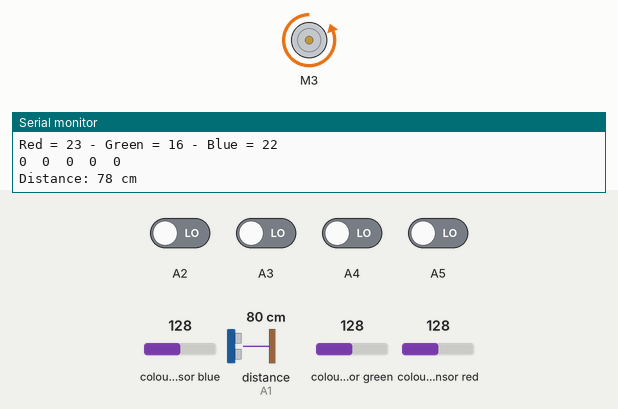
Bench run of a sketch on a simulated Arduino Uno, built with avr-gcc and run on an emulated ATmega328P. On the bench: DC motor (green arrow = forward, orange = backward, longer = faster), the last lines printed to the serial monitor. Wiring (inferred from the names in the program): TCS3200 colour sensor: output pin 9; S2 pin 7; S3 pin 8; S0 pin 5; S1 pin 6; ultrasonic range finder: trigger A0; echo A1. The inputs (shaded band) are chosen by the test bench; at power-on: A2–5 LOW, distance to the obstacle (sensor on A1) 80 cm, colour sensor blue 128, colour sensor green 128, colour sensor red 128. The echo pulse lasts 58.3 µs per cm; storage starts empty.

Above: at 12.4 s.
12.5 s: distance to the obstacle (sensor on A1) set to 7 cm
14.2 s: distance to the obstacle (sensor on A1) set to 4 cm
At 14.7 s:
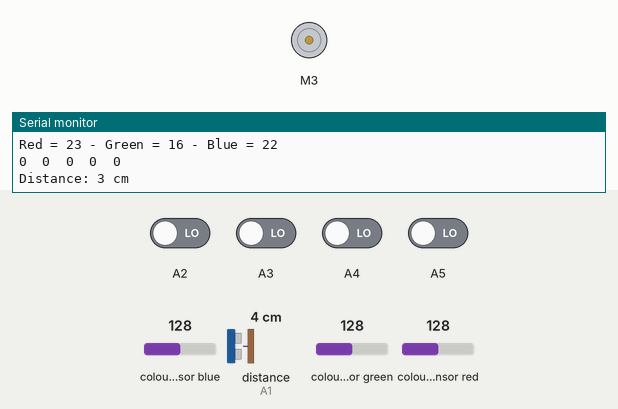
17.5 s: A4 driven HIGH
20.8 s: A2 driven HIGH
22.3 s: A2 driven LOW
Timing chart, 0 to 25.3 s (numbered marks = the images above; inputs shaded):
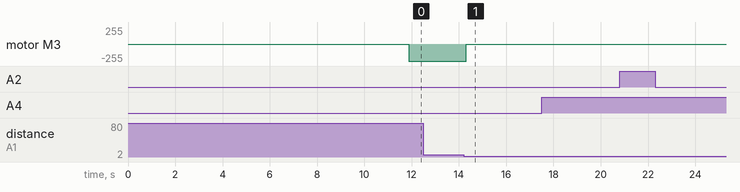

The sketch:

prototype_copy_20260901134533.ino
```cpp
#include <QTRSensors.h>
#include <SD.h>
#include <L298N.h>

//ultrasonic snesor variables
const int trigPin = A0;
const int echoPin = A1;

long duration;
int distance;


//line sennsor array
QTRSensors qtr;

const uint8_t SensorCount = 4;

uint16_t sensorValues[SensorCount];


//ultrasonic pins
const int trig = A0;
const int echo = A1;

  // Define color sensor pins

#define S0 5
#define S1 6
#define S2 7
#define S3 8
#define sensorOut 9
// //Motor A
// int IN1 = 1; int IN2 = 2;

//Motor B
int IN3 = 3; int IN4 = 4;
//motor pin assignment
              //       motor A            motor B
              // |------------------||------------------|
L298N myMotors( IN3, IN4);


// Calibration Values
// Get these from Calibration Sketch

int redMax = 19; // Red maximum value
int redMin = 243; // Red minimum value
int greenMax = 21; // Green maximum value
int greenMin = 323; // Green minimum value
int blueMax = 18; // Blue maximum value
int blueMin = 269; // Blue minimum value

// Variables for Color Pulse Width Measurements

int redPW = 0;
int greenPW = 0;
int bluePW = 0;

// Variables for final Color values

int redValue;
int greenValue;
int blueValue;


//SD card reader
File myFile;

const int CSPin = 10;


void setup()

{
  Serial.begin(9600);
  pinMode(trigPin, OUTPUT);
  pinMode(echoPin, INPUT);

  qtr.setTypeRC();

  pinMode(CSPin, OUTPUT);

  qtr.setSensorPins((const uint8_t[]){A2, A3, A4, A5}, SensorCount);

  //motor pin configuration
  // pinMode(IN1, OUTPUT);
  // pinMode(IN2, OUTPUT);

  pinMode(IN3, OUTPUT);
  pinMode(IN4, OUTPUT);

 // configure the sensors

  // Set S0 - S3 as outputs
  pinMode(S0, OUTPUT);
  pinMode(S1, OUTPUT);
  pinMode(S2, OUTPUT);
  pinMode(S3, OUTPUT);

  // Set Sensor output as input
  pinMode(sensorOut, INPUT);

  // Set Frequency scaling to 20%
  digitalWrite(S0,HIGH);
  digitalWrite(S1,LOW);

    for (int i = 0; i < 250; i++)
    {


        qtr.calibrate();
        delay(20);
    }


  Serial.println("Initializing SD card...");


// Note that even if it's not used as the CS pin, the hardware SS pin

  // (10 on most Arduino boards, 53 on the Mega) must be left as an output

  // or the SD library functions will not work.


    if (!SD.begin(CSPin)) {

    Serial.println("initialization failed!");

    return;

  }

  Serial.println("initialization done.");

}


void loop()

{
  //LineSensor();
  ColourSensor();
  FollowLine();
  UltrasonicSensor();
}

void UltrasonicSensor(){
  digitalWrite(trigPin, LOW);
  delayMicroseconds(2);
  digitalWrite(trigPin, HIGH);
  delayMicroseconds(10);
  digitalWrite(trigPin, LOW);
  duration = pulseIn(echoPin, HIGH);
  distance = duration * 0.034 / 2;
  Serial.print("Distance: ");
  Serial.print(distance);
  Serial.println(" cm");

  if(distance<5){
    myMotors.stop();
  }

}

void LineSensor() {
    // read raw sensor values

  qtr.read(sensorValues);


  // print the sensor values as numbers from 0 to 1023, where 0 means maximum

  // reflectance and 1023 means minimum reflectance

  for (uint8_t i = 0; i < SensorCount; i++)

  {

    Serial.print(sensorValues[i]);

    Serial.print('\t');

  }

  Serial.println();


}


void FollowLine(){
  uint16_t position = qtr.readLineBlack(sensorValues);
    for (uint8_t i = 0; i < SensorCount; i++)
    {
      Serial.print(sensorValues[i]);
      Serial.print('\t');
    }
    Serial.println(position);

     if(position>1000)
    {
        myMotors.forward();

    }


    if(position<1000)
    {
        myMotors.backward();

    }
}


void ColourSensor(){
  // Read Red value
  redPW = getRedPW();
  // Map to value from 0-255
  redValue = map(redPW, redMin,redMax,255,0);
  // Delay to stabilize sensor
  delay(200);

  // Read Green value
  greenPW = getGreenPW();
  // Map to value from 0-255
  greenValue = map(greenPW, greenMin,greenMax,255,0);
  // Delay to stabilize sensor
  delay(200);

  // Read Blue value
  bluePW = getBluePW();
  // Map to value from 0-255
  blueValue = map(bluePW, blueMin,blueMax,255,0);
  // Delay to stabilize sensor
  delay(200);

  // Print output to Serial Monitor
  Serial.print("Red = ");
  Serial.print(redValue);
  Serial.print(" - Green = ");
  Serial.print(greenValue);
  Serial.print(" - Blue = ");
  Serial.println(blueValue);

}


// Function to read Red Pulse Widths
int getRedPW() {

  // Set sensor to read Red only
  digitalWrite(S2,LOW);
  digitalWrite(S3,LOW);
  // Define integer to represent Pulse Width
  int PW;
  // Read the output Pulse Width
  PW = pulseIn(sensorOut, LOW);
  // Return the value
  return PW;

}

// Function to read Green Pulse Widths
int getGreenPW() {

  // Set sensor to read Green only
  digitalWrite(S2,HIGH);
  digitalWrite(S3,HIGH);
  // Define integer to represent Pulse Width
  int PW;
  // Read the output Pulse Width
  PW = pulseIn(sensorOut, LOW);
  // Return the value
  return PW;

}

// Function to read Blue Pulse Widths
int getBluePW() {

  // Set sensor to read Blue only
  digitalWrite(S2,LOW);
  digitalWrite(S3,HIGH);
  // Define integer to represent Pulse Width
  int PW;
  // Read the output Pulse Width
  PW = pulseIn(sensorOut, LOW);
  // Return the value
  return PW;

}
```

Measured:
- the behaviour switches between 6 and 5 cm on distance to the obstacle (sensor on A1) (found by bisection; images 0 and 1)
- after the input at 14.2 s, motor M3: backward 255/255 → stopped after 0.11 s
